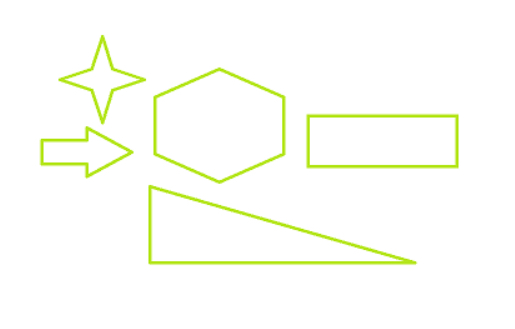
#> input picture shapes.jpg, 515 x 329 px
$ python corner_detection.py
#> lines starting #> are read from the running program, lines starting #| are printed output that depends on the picture; after the words box and inside, x2 and y2 are one past the last pixel; in counts of white or black regions, pixels touching at a corner belong together
import cv2, numpy as np

shapes = cv2.imread("shapes.jpg")
#> shapes is the input picture: shape (329, 515, 3); mean B, G, R 246.5, 254, 252.2

# preprocessing
shapes_gs = cv2.cvtColor(shapes,cv2.COLOR_BGR2GRAY)
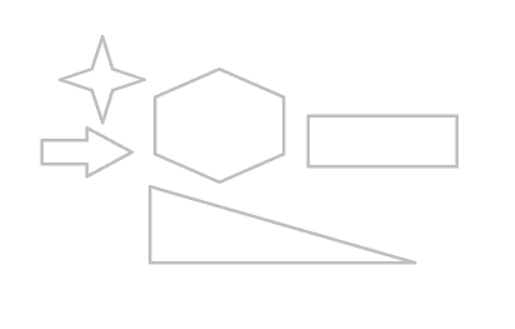
#> shapes_gs: shape (329, 515); min 182, max 255, mean 252.6

# corner detection
corners = cv2.goodFeaturesToTrack(shapes_gs,27,0.01,10,useHarrisDetector=False)
#> corners = 27 rows, first 8: [102, 35], [145, 79], [59, 79], [89, 172], [102, 123], [89, 131], [44, 161], [415, 262]
corners = np.intp(corners)

for corner in corners:
    corner = corner.ravel()
    cv2.circle(shapes,(corner[0],corner[1]),5,(255,0,0),-1)
#> this loop made 27 passes
#> corner on passes 1 to 12: [102, 35], [145, 79], [59, 79], [89, 172], [102, 123], [89, 131], [44, 161], [415, 262], [310, 118], [310, 164], [126, 152], [457, 115]
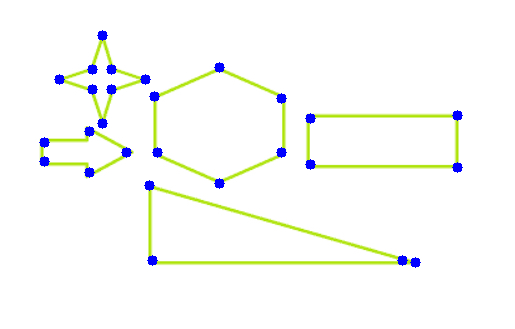
#> shapes: shape (329, 515, 3); 1.29% of pixels changed, all inside (x1, y1, x2, y2) = (39, 30, 463, 268)

cv2.imshow("Corner Detection",shapes)

cv2.waitKey(0)
